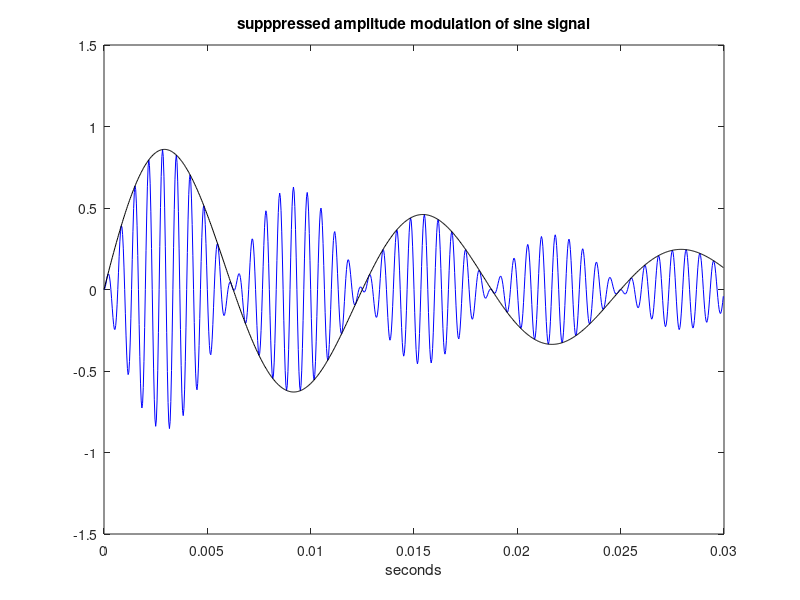

The MATLAB script that drew this image:
% Suppressed carrier amplitude modulation of sine signal
fa=80; %signal frequency in Hz
wa=2*pi*fa; %signal frequency in rad/s
KD=50; %decay constant

fc=1500; %carrier frequency in Hz
wc=2*pi*fc; %carrier frequency in rad/s

fs=30000; %sampling frequency in Hz
tiv=1/fs; %time interval between samples;
t=0:tiv:(0.03-tiv); %time intervals set (0.03 seconds)

A=exp(-KD*t).*sin(wa*t); %modulating signal (damped oscillation)
y=A.*sin(wc*t); %modulated signal data set

plot(t,y,'b'); hold on; %plots modulated signal
plot(t,A,'k'); %plots modulating signal
axis([0 0.03 -1.5 1.5]);
xlabel('seconds'); title('supppressed amplitude modulation of sine signal');
